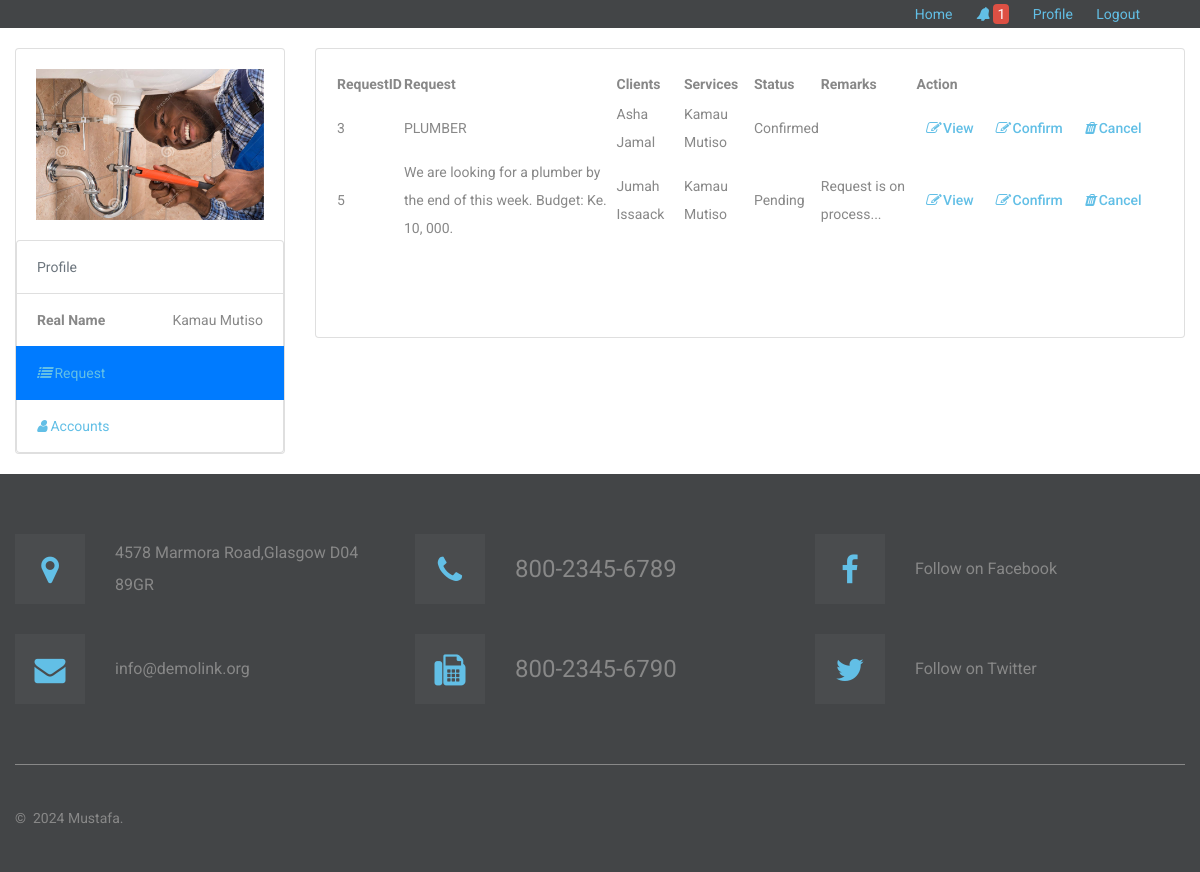
The app's page /service/ (signed in) with its own data.
### tables this page shows
CREATE TABLE `tblserviceprovider` (
  `ServiceID` int(11) NOT NULL,
  `ServiceName` varchar(90) NOT NULL,
  `ServiceContact` varchar(30) NOT NULL,
  `ServiceAddress` text NOT NULL,
  `lat` double NOT NULL DEFAULT 0,
  `lng` double NOT NULL DEFAULT 0,
  `Services` text NOT NULL,
  `EmailAddress` varchar(90) NOT NULL DEFAULT 'ma5755333@gmail.com',
  `spUsername` varchar(90) NOT NULL,
  `spPassword` varchar(90) NOT NULL,
  `Status` varchar(90) NOT NULL DEFAULT 'Confirmed',
  `PicLoc` text NOT NULL
);

CREATE TABLE `tblrequest` (
  `RequestID` int(11) NOT NULL,
  `Request` text NOT NULL,
  `Status` varchar(90) NOT NULL,
  `Remarks` text NOT NULL,
  `ClientID` int(11) NOT NULL,
  `ServiceID` int(11) NOT NULL,
  `USERID` int(11) NOT NULL DEFAULT 0,
  `Viewed` tinyint(1) NOT NULL DEFAULT 0
);

CREATE TABLE `tblclients` (
  `ClientID` int(11) NOT NULL,
  `Fname` varchar(90) NOT NULL,
  `Lname` varchar(90) NOT NULL,
  `Address` text NOT NULL,
  `ContactNo` varchar(30) NOT NULL,
  `Status` varchar(90) NOT NULL DEFAULT 'Pending',
  `cUsername` varchar(90) NOT NULL,
  `cPassword` varchar(90) NOT NULL,
  `PicLoc` text NOT NULL
);

### includes/database.php (called while the page is built, shortened)
<?php
class Database
{
    public $sql_string = '';
    private $conn;
    public function open_connection()
    {
        $this->conn = new mysqli(server, user, pass, database_name);
    }
    public function setQuery($sql = '')
    {
        $this->sql_string = $sql;
    }
    public function executeQuery()
    {
        $result = $this->conn->query($this->sql_string);
        return $result;
    }
    private function confirm_query($result)
    {
        return $result;
    }
    public function loadResultList($key = '') {
        $cur = $this->executeQuery();
        $array = array();
        if ($cur->num_rows > 0) {
            while ($row = $cur->fetch_object()) {
                if ($key) {
                    $array[$row->$key] = $row;
                } else {
                    $array[] = $row;
                }
            }
        }
        return $array;
    }
    public function loadSingleResult()
    {
        $cur = $this->executeQuery();
        while ($row = $cur->fetch_object()) {
            return $data = $row;
        }
    }
}
$mydb = new Database();
?>

### service/list.php (the view)
<table class="hover" id="dash-tables"   cellspacing="0" >
         <thead>
             <th>RequestID</th>
             <th>Request</th>
             <th>Clients</th>
             <th>Services</th>
             <th>Status</th>
             <th>Remarks</th>
             <th width="30%">Action</th>
         </thead>
         <tbody>
           <?php
             $mydb->setQuery("SELECT *,r.Status as stats
                     FROM  `tblrequest` r, `tblserviceprovider` s,`tblclients` c
                   WHERE r.ServiceID=s.ServiceID AND r.ClientID=c.ClientID AND r.ServiceID= ".$_SESSION['ServiceID']);
             $cur = $mydb->loadResultList();
           foreach ($cur as $result) {
             echo '<tr>';
             echo '<td>' . $result->RequestID.'</a></td>';
             echo '<td>'. $result->Request.'</td>';
             echo '<td>'. $result->Fname.' '. $result->Lname.'</td>';
             echo '<td>'. $result->ServiceName.'</td>';
             echo '<td>'.$result->stats.'</td>';
             echo '<td>'. $result->Remarks.'</td>';
               $btn= '<a title="View" href="index.php?view=view&id='.$result->RequestID.'" class="btn btn-info btn-sm  " ><i class="fa fa-edit"></i> View</a>
               <a title="Confirm" href="controller.php?action=confirm&id='.$result->RequestID.'" class="btn btn-success btn-sm  " ><i class="fa fa-edit"></i> Confirm</a>
                    <a title="Cancel" href="controller.php?action=cancel&id='.$result->RequestID.'" class="btn btn-danger btn-sm"><i class="fa fa-trash"></i> Cancel</a>';
             echo '<td > '.$btn.'</td>';
             echo '</tr>';
           }
           ?>
         </tbody>
       </table>

### service/profile.php (shortened to what this page needs)
   <?php
 $sql = "SELECT * FROM `tblserviceprovider` WHERE `ServiceID`=".$_SESSION['ServiceID'];
 $mydb->setQuery($sql);
 $sp=$mydb->loadSingleResult();
 ?>
<div class="container wrap">
    <div class="row">
        <div class="col-sm-3">
           <div class="card card-default">
            <div class="card-body">
              <div  id="image-container">
                <img title="profile image"  data-target="#myModal"  data-toggle="modal"  src="<?php echo web_root.'images/'.$sp->PicLoc; ?>">
              </div>
             </div>
          <ul class="list-group">
            <li class="list-group-item text-muted">Profile</li>
            <li class="list-group-item text-right"><span class="pull-left"><strong>Real Name</strong></span>
             <?php echo $sp->ServiceName; ?>
             </li>
              <li class="list-group-item <?php echo ($view=='request' || $view=='' || $view=='roomdetails') ? 'active': '';?>"><a href="<?php echo web_root.'service/index.php?view=request'; ?>"><i class="fa fa-list"></i> Request
                   </a></li>
                  <li class="list-group-item <?php echo ($view=='accounts') ? 'active': '';?>"><a href="<?php echo web_root.'service/index.php?view=accounts'; ?>"><i class="fa fa-user"></i> Accounts </a></li>
          </ul>
          </div>
        </div>
        <div class="col-sm-9">
          <div class="card card-default card-wrap">
            <div class="card-body">
              <?php
                  $view = (isset($_GET['view']) && $_GET['view'] != '') ? $_GET['view'] : '';
                  switch ($view) {
                    default :
                      $content    = 'list.php';
                  }
                  require_once $content;
                  ?>
            </div>
          </div>
        </div>
    </div>
  </div>

### service/profile.php (style rules this page uses)
.card-body img { width: 100%; height: 50%; }
.wrap { margin-top: 20px; margin-bottom: 20px; }
.card-wrap { min-height: 290px; }

### records on screen
tblserviceprovider: PicLoc (picture), ServiceName "Kamau Mutiso"
tblrequest: RequestID "3", Request "PLUMBER", ClientID.Fname "Asha", ClientID.Lname "Jamal", ServiceID.ServiceName "Kamau Mutiso", Status "Confirmed"
tblrequest: RequestID "5", Request "We are looking for a plumber by the end of this week. Budget: Ke. 10, 000.", ClientID.Fname "Jumah", ClientID.Lname "Issaack", ServiceID.ServiceName "Kamau Mutiso", Status "Pending", Remarks "Request is on process..."

### other values on screen
$notify_num->num "1"
